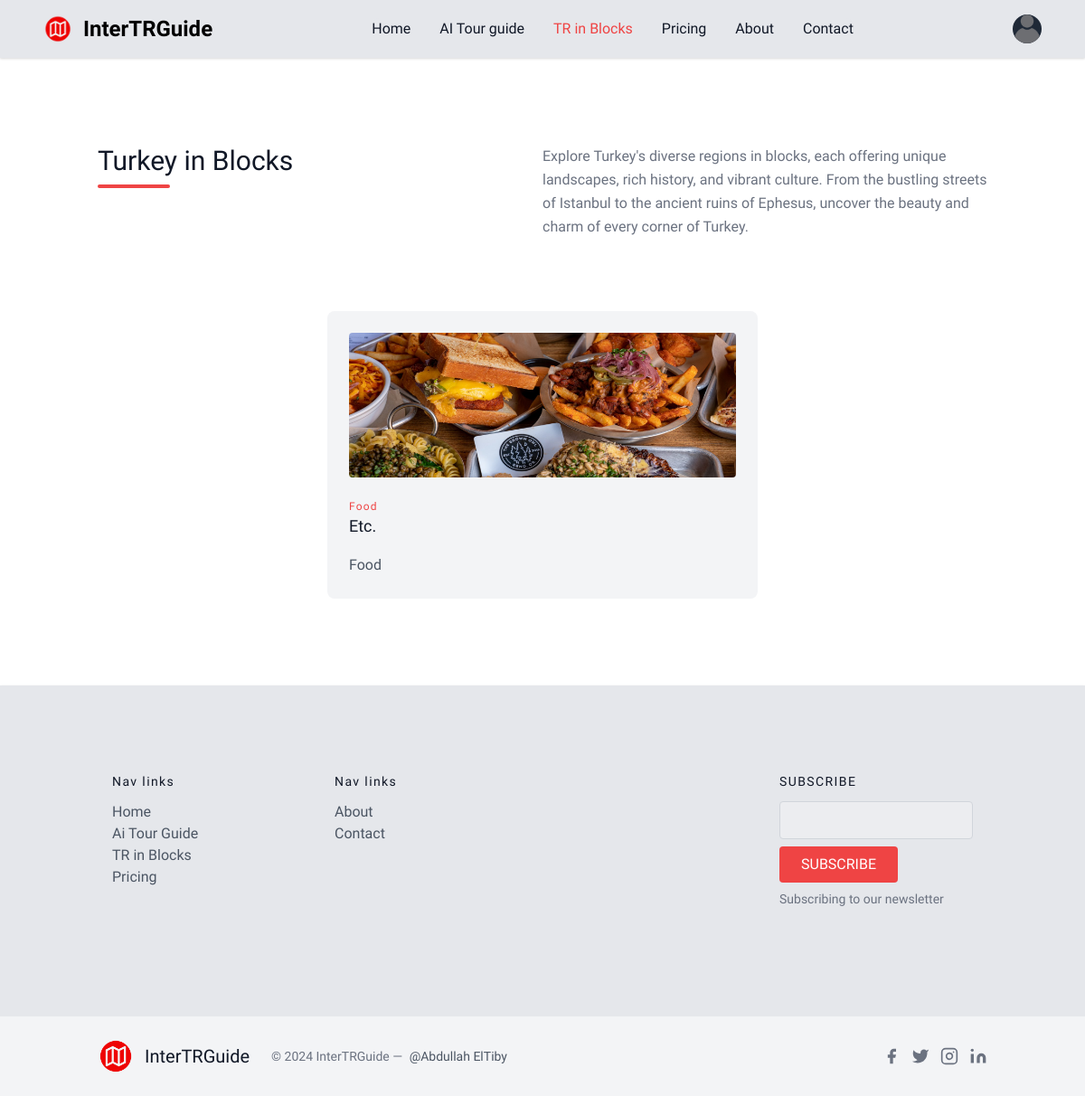
The page /tr_in_blocks/ on the database as committed earlier.
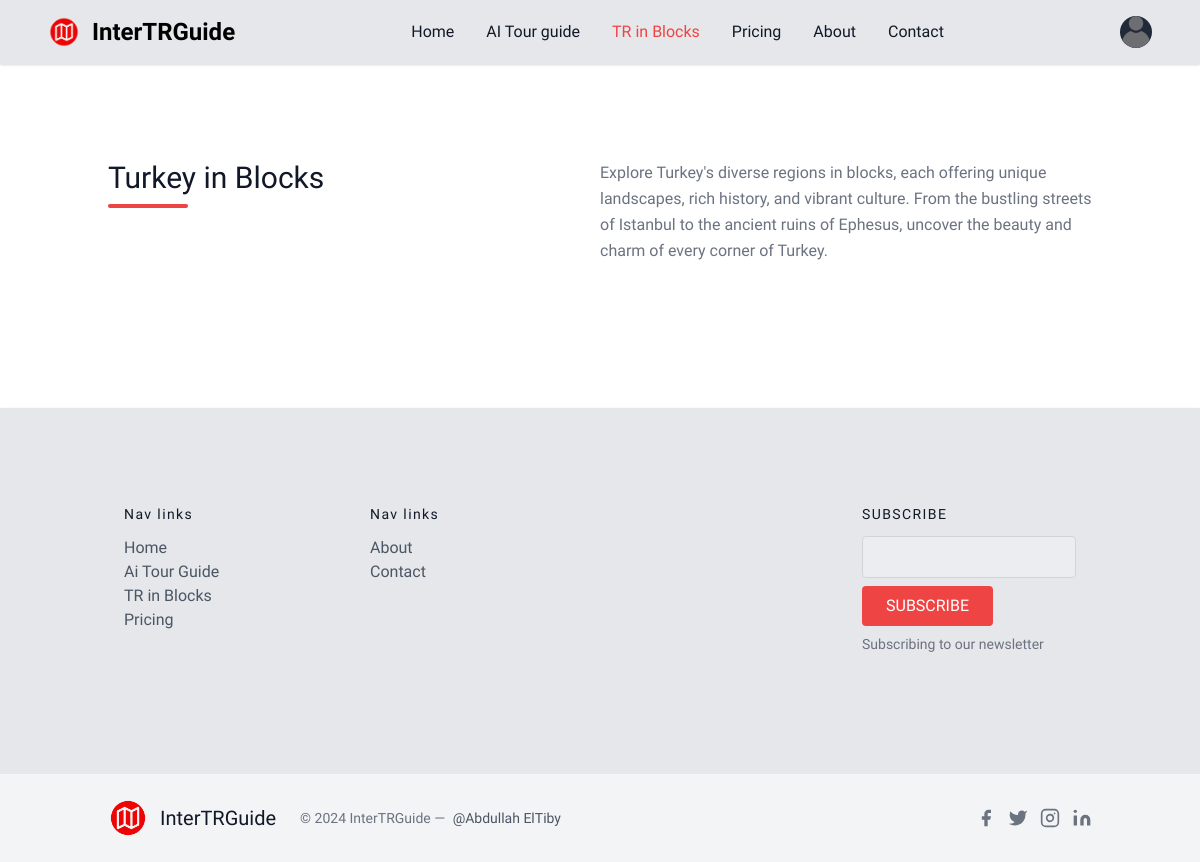
The same page on the database as committed later.
### app/models.py (models this page shows, shortened)
class Category(models.Model):
    name = models.CharField(max_length=100)
    description = models.TextField()
    suggestion = models.TextField(default='Etc.')
    image = models.ImageField(upload_to='category_pics', default='default.png')

### app/views.py (the view)
# urls.py: path('tr_in_blocks/', views.tr_in_blocks, name='tr_in_blocks'),
def tr_in_blocks(request):
    categorys = Category.objects.all()
    places = Place.objects.all()
    return render(request, 'tr_in_blocks.html',
    {
     'categorys':categorys,
     'places':places,
     })

### templates/tr_in_blocks.html (shortened to what this page needs)
{% extends "base.html" %}
{% block isactiveeeeee %}
text-red-500
{% endblock isactiveeeeee %}
{% block maincontent %}
  <section class="text-gray-600 body-font">
    <div class="container px-5 py-24 mx-auto">
      <div class="flex flex-wrap w-full mb-20">
        <div class="lg:w-1/2 w-full mb-6 lg:mb-0">
          <h1 class="sm:text-3xl text-2xl font-medium title-font mb-2 text-gray-900">Turkey in Blocks</h1>
          <div class="h-1 w-20 bg-red-500 rounded"></div>
        </div>
        <p class="lg:w-1/2 w-full leading-relaxed text-gray-500">Explore Turkey's diverse regions in blocks, each offering unique landscapes, rich history, and vibrant culture. From the bustling streets of Istanbul to the ancient ruins of Ephesus, uncover the beauty and charm of every corner of Turkey.</p>
      </div>
      <div class="flex flex-wrap -m-4 justify-center">
        {% for category in categorys %}
        <div class="xl:w-1/4 md:w-1/2 sm:w-2/3 w-full p-4">
            <a href="{% url 'category_detail' category.id %}">
                <div class="bg-gray-100 p-6 rounded-lg h-full flex flex-col justify-between">
                    <img class="h-40 rounded w-full object-cover object-center mb-6" src="{{category.image.url}}" alt="content">
                    <div>
                        <h3 class="tracking-widest text-red-500 text-xs font-medium title-font">{{category.name}}</h3>
                        <h2 class="text-lg text-gray-900 font-medium title-font mb-4">{{category.suggestion}}</h2>
                        <p class="leading-relaxed text-base">{{category.description}}</p>
                    </div>
                </div>
            </a>
        </div>
        {% endfor %}
    </div>
    </div>
  </section>
{% endblock maincontent %}

Rows that differ between the two databases and show on the page:
removed Category: image (picture), name "Food", suggestion "Etc.", description "Food"
